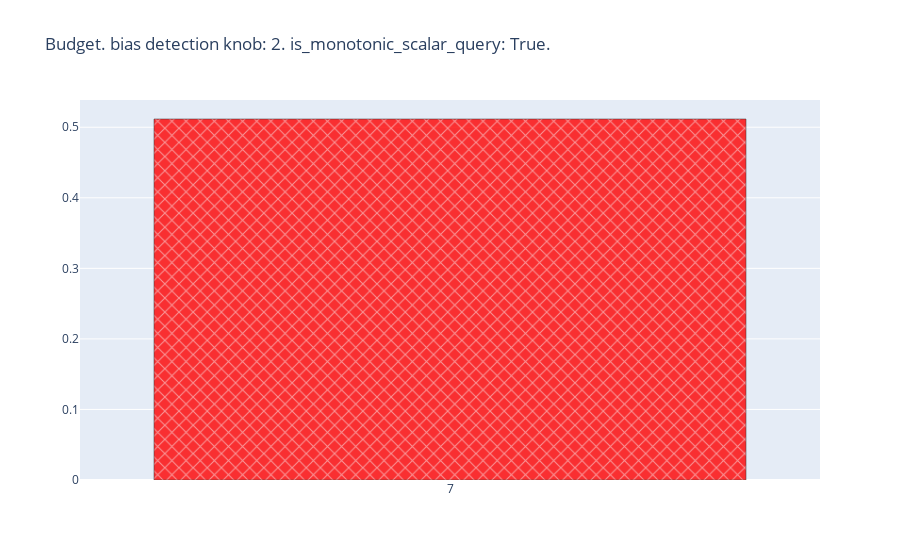

The cell this chart's notebook holds for it:
### Code cell
bars_args = {
            "df": budget_df.query(f"bias_detection_knob == '0' or (bias_detection_knob == '{bias_detection_knob}' and baseline == 'cookiemonster_bias')"),
            "metric": "avg_budget",
            "x_axis": "num_days_per_epoch",
            "x_axis_title": "",
            "y_axis_title": BUDGET_CONSUMPTION_Y_AVG,
            # "ordering": ("rmsre_prediction_cutoff", "str"),
            "ordering": None,
            "log_y": False,
            "showlegend": False,
            "baselines_order": BIAS_BASELINES_ORDER,
            "y_range": [0,1],
        }
budget_fig = go.Figure()
for trace in bars(**bars_args):
    budget_fig.add_trace(trace)
budget_fig.update_layout(title=f"Budget. bias detection knob: {bias_detection_knob}. is_monotonic_scalar_query: {is_monotonic_scalar_query}.")
budget_fig

### Figure 1 — Plotly figure (JSON) as saved in the notebook; plotly's stock layout.template omitted (floating-point values rounded to 4 significant figures)
{"data": [{"legendgroup": "IPA-like (off-device)", "marker": {"color": "red", "line": {"color": "black"}, "pattern": {"shape": "x"}}, "name": "IPA-like (off-device)", "opacity": 0.8, "showlegend": false, "type": "bar", "x": ["7"], "y": [0.5117]}, {"legendgroup": "ARA-like (on-device)", "marker": {"color": "green", "line": {"color": "black"}, "pattern": {"shape": "\\"}}, "name": "ARA-like (on-device)", "opacity": 0.8, "showlegend": false, "type": "bar", "x": [], "y": []}, {"legendgroup": "Cookie Monster w/o bias measurement", "marker": {"color": "blue", "line": {"color": "black"}, "pattern": {"shape": "/"}}, "name": "Cookie Monster w/o bias measurement", "opacity": 0.8, "showlegend": false, "type": "bar", "x": [], "y": []}, {"legendgroup": "Cookie Monster w/ bias measurement", "marker": {"color": "purple", "line": {"color": "black"}, "pattern": {"shape": "|"}}, "name": "Cookie Monster w/ bias measurement", "opacity": 0.8, "showlegend": false, "type": "bar", "x": [], "y": []}, {"legendgroup": "ARA-like w/ bias measurement", "marker": {"color": "teal", "line": {"color": "black"}, "pattern": {"shape": "\\"}}, "name": "ARA-like w/ bias measurement", "opacity": 0.8, "showlegend": false, "type": "bar", "x": [], "y": []}], "layout": {"title": {"text": "Budget. bias detection knob: 2. is_monotonic_scalar_query: True."}}}
